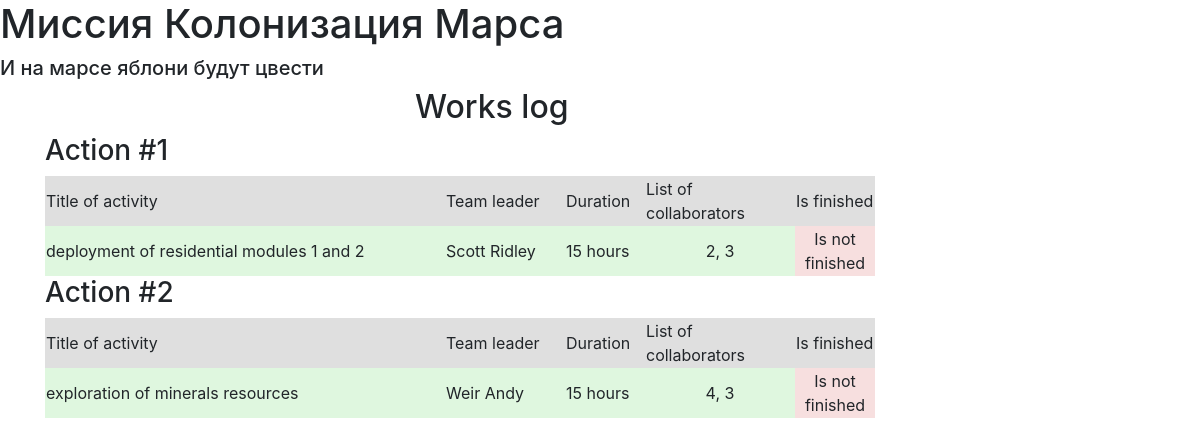
The page / on the database its author committed.
### журнал работ.py (models this page shows, shortened)
class Jobs(SqlAlchemyBase):
    __tablename__ = 'jobs'
    id = sqlalchemy.Column(sqlalchemy.Integer, primary_key=True, autoincrement=True)
    team_leader = sqlalchemy.Column(sqlalchemy.Integer, sqlalchemy.ForeignKey("users.id"))
    job = sqlalchemy.Column(sqlalchemy.String, nullable=True)
    work_size = sqlalchemy.Column(sqlalchemy.Integer, nullable=True)
    collaborators = sqlalchemy.Column(sqlalchemy.String, nullable=True)
    start_date = sqlalchemy.Column(sqlalchemy.DateTime, default=datetime.datetime.now)
    end_date = sqlalchemy.Column(sqlalchemy.DateTime, default=datetime.datetime.now)
    is_finished = sqlalchemy.Column(sqlalchemy.Boolean, default=True)
    user = orm.relation('User')

### журнал работ.py (the view)
@app.route('/')
def index():
    global_init('db/mars.sqlite')
    session = create_session()
    jobs = session.query(Jobs).all()
    data = []
    for j in session.query(Jobs).all():
        for users in session.query(User).all():
            if j.team_leader == users.id:
                data.append(users.surname + ' ' + users.name)
    return render_template('work_journal.html', href=url_for('static', filename='css/style.css'),
                           jobs=jobs, data=data)

### журнал работ.py (called while the page is built, shortened)
def global_init(db_file):
    global __factory
    if __factory:
        return

def create_session() -> Session:
    global __factory
    return __factory()

### templates/work_journal.html
{% extends "base.html" %}
{% block content %}
<h2>Works log</h2>
{% for job in jobs %}
<h3>Action #{{loop.index}}</h3>
<table border="0">
    <tr bgcolor="#dfdfdf">
        <td width="400">Title of activity</td>
        <td width="120">Team leader</td>
        <td width="80">Duration</td>
        <td width="150">List of collaborators</td>
        <td width="80">Is finished</td>
    </tr>
    <tr bgcolor="#dff7df">
        <td>{{job.job}}</td>
        <td>{{data[loop.index - 1]}}</td>
        <td>{{job.work_size}} hours</td>
        <td align="center">{{job.collaborators}}</td>
        {% if job.is_finished %}
        <td align="center">Is finished</td>
        {% else %}
        <td bgcolor="#f7dfdf" align="center">Is not finished</td>
        {% endif %}
    </tr>
</table>
{% endfor %}
{% endblock %}

### templates/base.html (shortened to what this page needs)
<!doctype html>
<html lang="en">
<head>
    <link rel="stylesheet"
          href="https://stackpath.bootstrapcdn.com/bootstrap/4.4.1/css/bootstrap.min.css"
>
    <link type="text/css" rel="stylesheet" href={{href}}>
</head>
<body>
<h1>Миссия Колонизация Марса</h1>
<h5>И на марсе яблони будут цвести</h5>
<main role="main" class="container">
    {% block content %}{% endblock %}
</main>
</body>
</html>

### static/css/style.css (style rules this page uses)
h2 { margin-left: 370px; }

### rows shown on the page
Jobs: job "deployment of residential modules 1 and 2", data "Scott Ridley", work_size "15", collaborators "2, 3", is_finished "Is not finished"
Jobs: job "exploration of minerals resources", data "Weir Andy", work_size "15", collaborators "4, 3", is_finished "Is not finished"
